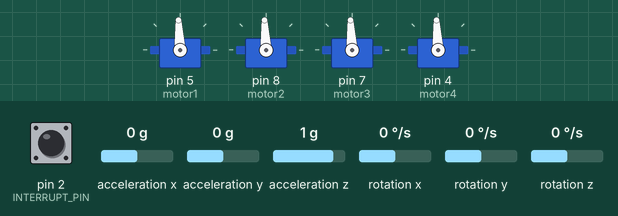
A sketch run on a simulated Arduino Uno, built with avr-gcc and run on an emulated ATmega328P. Parts: 4 × servo. The inputs (shaded band) are chosen by the test bench; at power-on: rotation z 0 °/s, acceleration x 0 g, acceleration z 1 g, acceleration y 0 g, pin 2 (INTERRUPT_PIN) LOW, rotation x 0 °/s, rotation y 0 °/s. The sensor or clock chip raises its interrupt line as the real part does; no radio packets arrive unless stated; what the sketch prints to the serial monitor is not drawn.

Above: at 6.7 s.
6.8 s: rotation z set to -192 °/s
At 6.97 s:
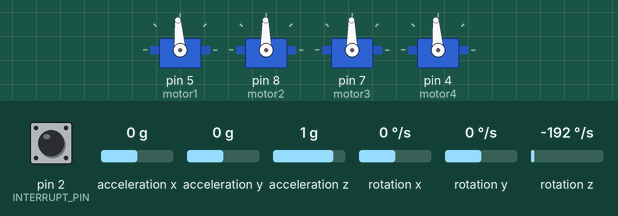
9.8 s: acceleration x set to -1.4 g
At 10.13 s:
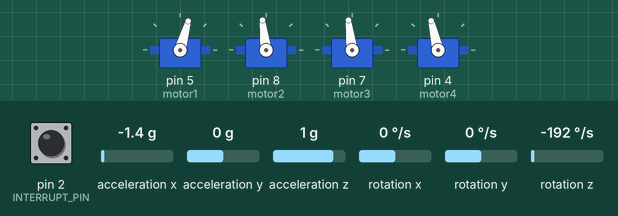
12.8 s: acceleration z set to 0 g
At 14.08 s:
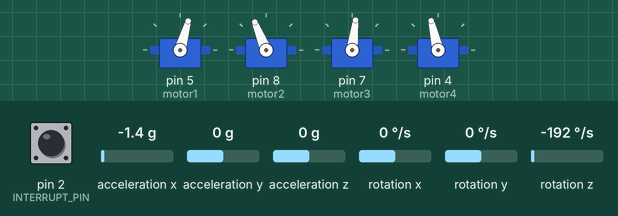
15.8 s: acceleration y set to -1.4 g
At 17.2 s:
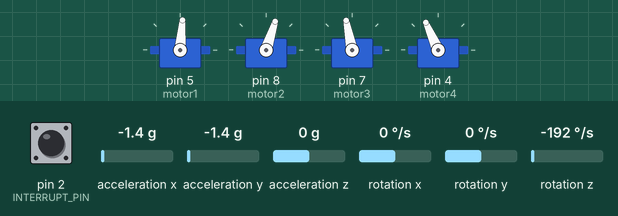
18.8 s: acceleration z set to -1.4 g
21.8 s: acceleration x set to -0.8 g
Timing chart, 0 to 25.8 s (numbered marks = the images above; inputs shaded):
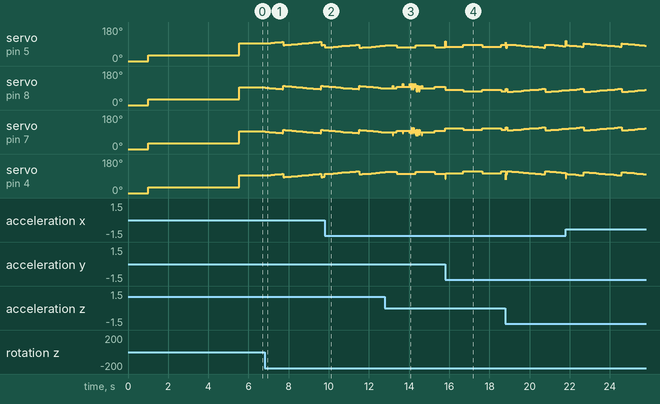

Measured:
- after the input at 6.8 s, servo on pin 5 (motor1), servo on pin 4 (motor4): ramps from 84° to 101° and jumps back, once every 1.9 s; servo on pin 8 (motor2), servo on pin 7 (motor3): ramps from 101° to 84° and jumps back, once every 1.9 s

The sketch:

codigo.ino
```cpp
#include "I2Cdev.h"
#include <Servo.h>
#include <SoftwareSerial.h>
#include <SPI.h>
#include "RF24.h"
#include "MPU6050_6Axis_MotionApps20.h"
#if I2CDEV_IMPLEMENTATION == I2CDEV_ARDUINO_WIRE
    #include "Wire.h"
#endif
//we need this to see nrf24l01 configuration in serial
#include "printf.h"


//end of libraries ###############################################

MPU6050 mpu;

SoftwareSerial BT(6,3); // RX | TX
int bArr=0, bAb=0, bIz=0, bDe=0, bTr=0, bCi=0, bCr=0, bCu=0, bSe=0, bSt=0;
int count = 0, filtroBtn=1;
boolean start=false, analizo=false;

float x_rotation, y_rotation, z_rotation;
Servo motor1;
Servo motor2;
Servo motor3;
Servo motor4;
bool first_loop = true;
//radio
RF24 radio(9,10);
uint8_t data[6];
const uint64_t pipe = 0xE8E8F0F0E1LL;
long last_received;
int controll_number = 159;

//values = 5.2, 0.02, 1500
//variables for movement and positions ###########################################
//for my quadcopter this are the best settings for pid
float x_kp = 8, x_ki = 0.0045, x_kd = 2000; //values for PID X axis
//float x_kp = 5.2, x_ki = 0.02, x_kd = 1100; //values for PID X axis
int max_pid = 300;
float x_p_out, x_i_out, x_d_out, x_output; //outputs for PID
float x_now, x_lasttime = 0, x_timechange;
float x_input, x_lastinput = 0, x_setpoint = 0;
float x_error, x_errorsum = 0, x_d_error, x_lasterror;


//values = 5.2, 0.02, 1500
float y_kp = 8, y_ki = 0.0045, y_kd = 2000; //values for PID Y axis
float y_p_out, y_i_out, y_d_out, y_output; //outputs for PID
float y_now, y_lasttime = 0, y_timechange;
float y_input, y_lastinput = 0, y_setpoint = 0;
float y_error, y_errorsum = 0, y_d_error, y_lasterror;

float z_kp = 0.5, z_ki = 0, z_kd = 0; //values for PID Z axis
float z_p_out, z_i_out, z_d_out, z_output; //outputs for PID
float z_now, z_lasttime = 0, z_timechange;
float z_input, z_lastinput = 0, z_setpoint = 0;
float z_error, z_errorsum = 0, z_d_error, z_lasterror;


//set it to 0 and see on serial port what is the value for x and y rotation, use only if
//your flightcontroller board is not perfevtly leveled. If your board is perfectly leveled set it to 0
float x_level_error = 0;
float y_level_error = 0;


#define INTERRUPT_PIN 2  // use pin 2 on Arduino Uno & most boards
int motor1_power;
int motor2_power;
int motor3_power;
int motor4_power;

float allmotors_power = 1500;


// MPU control/status vars
bool dmpReady = false;  // set true if DMP init was successful
uint8_t mpuIntStatus;   // holds actual interrupt status byte from MPU
uint8_t devStatus;      // return status after each device operation (0 = success, !0 = error)
uint16_t packetSize;    // expected DMP packet size (default is 42 bytes)
uint16_t fifoCount;     // count of all bytes currently in FIFO
uint8_t fifoBuffer[64]; // FIFO storage buffer

// orientation/motion vars
Quaternion q;           // [w, x, y, z]         quaternion container

VectorFloat gravity;    // [x, y, z]            gravity vector

float rotation[3];           // [yaw, pitch, roll]   yaw/pitch/roll container and gravity vector
int safe_lock = 1;


volatile bool mpuInterrupt = false;     // indicates whether MPU interrupt pin has gone high
void dmpDataReady() {
    mpuInterrupt = true;
}


void setup() {
    // join I2C bus (I2Cdev library doesn't do this automatically)
    #if I2CDEV_IMPLEMENTATION == I2CDEV_ARDUINO_WIRE
        Wire.begin();
        Wire.setClock(400000); // 400kHz I2C clock. Comment this line if having compilation difficulties
    #elif I2CDEV_IMPLEMENTATION == I2CDEV_BUILTIN_FASTWIRE
        Fastwire::setup(400, true);
    #endif

    printf_begin();

    Serial.begin(115200);
    BT.begin(9600);

    motor1.attach(5);
    motor2.attach(8);
    motor3.attach(7);
    motor4.attach(4);

    arm();

    Serial.println("Initializing I2C devices...");
    mpu.initialize();
    pinMode(INTERRUPT_PIN, INPUT);

    // verify connection
    Serial.println("Testing device connections...");
    Serial.println(mpu.testConnection() ? "MPU6050 connection successful" : "MPU6050 connection failed");
    //bmp.begin();
    radio.begin();
    delay(1000);
    radio.setDataRate(RF24_250KBPS);
    radio.setPALevel(RF24_PA_MAX);

    radio.openReadingPipe(1,pipe);
    radio.startListening();


    // load and configure the DMP
    Serial.println("Initializing DMP...");
    devStatus = mpu.dmpInitialize();

    // gyro offsets here
    mpu.setXGyroOffset(-18);
    mpu.setYGyroOffset(4);
    mpu.setZGyroOffset(7);
    mpu.setZAccelOffset(1645);
    mpu.setYAccelOffset(905);
    mpu.setXAccelOffset(2935);

    // make sure it worked (returns 0 if so)
    if (devStatus == 0) {

        Serial.println("Enabling DMP...");
        mpu.setDMPEnabled(true);

        attachInterrupt(digitalPinToInterrupt(INTERRUPT_PIN), dmpDataReady, RISING);
        mpuIntStatus = mpu.getIntStatus();


        dmpReady = true;

        packetSize = mpu.dmpGetFIFOPacketSize();
    } else {
        // ERROR!
        // 1 = initial memory load failed
        // 2 = DMP configuration updates failed
        // (if it's going to break, usually the code will be 1)
        Serial.print("DMP Initialization failed (code ");
        Serial.print(devStatus);
        Serial.println(")");
    }


    pinMode(A0, INPUT);
    pinMode(A1, INPUT);
    digitalWrite(A0, LOW);


    radio.printDetails();

    Serial.print("Fin del Setup!!!");
}

void arm() {           //Función de armado
  motor1.write(0);
  motor2.write(0);
  motor3.write(0);
  motor4.write(0);
  delay(1000);
  motor1.write(30);
  motor2.write(30);
  motor3.write(30);
  motor4.write(30);
  delay(3000);

}


void loop() {

  //Read from bluetooth and write to usb serial
  if(BT.available()>0)
  {
    char toSend = (char)BT.read();
    LeoBoton(toSend);
  }

  while (!mpuInterrupt && fifoCount < packetSize) {

  }

  // reset interrupt flag and get INT_STATUS byte
  mpuInterrupt = false;
  mpuIntStatus = mpu.getIntStatus();

  // get current FIFO count
  fifoCount = mpu.getFIFOCount();

  // check for overflow (this should never happen unless our code is too inefficient)
  if ((mpuIntStatus & 0x10) || fifoCount == 1024) {

  // otherwise, check for DMP data ready interrupt (this should happen frequently)
  } else if (mpuIntStatus & 0x02) {
    // wait for correct available data length, should be a VERY short wait
    while (fifoCount < packetSize)
      fifoCount = mpu.getFIFOCount();

    // read a packet from FIFO
    mpu.getFIFOBytes(fifoBuffer, packetSize);

    // track FIFO count here in case there is > 1 packet available
    // (this lets us immediately read more without waiting for an interrupt)
    fifoCount -= packetSize;

    if(safe_lock == 1){

      mpu.dmpGetQuaternion(&q, fifoBuffer);
      mpu.dmpGetGravity(&gravity, &q);
      mpu.dmpGetYawPitchRoll(rotation, &q, &gravity);

      x_rotation = rotation[1] * 180/M_PI - x_level_error;    // PITCH
      y_rotation = rotation[2] * 180/M_PI - y_level_error;    // ROLL
      z_rotation = rotation[0] * 180/M_PI;                    // YAW

      if(first_loop == true){
        z_setpoint = z_rotation;
        //  current_altitude = bmp.readAltitude();
        //set_altitude = current_altitude;
        first_loop = false;
      }

      motor1_power = allmotors_power;
      motor2_power = allmotors_power;
      motor3_power = allmotors_power;
      motor4_power = allmotors_power;

      if(allmotors_power > 2500){
        allmotors_power = 2500;
      }

      x_output = calculatePID(0, x_rotation);
      y_output = calculatePID(1, y_rotation);
      z_output = calculatePID(2, z_rotation);

      motor1_power -= x_output/2; ///2
      motor1_power -= z_output;
      motor4_power += x_output/2; //2
      motor4_power -= z_output;

      motor2_power -= y_output/2; //2
      motor2_power += z_output;
      motor3_power += y_output/2; //2
      motor3_power += z_output;

//      Serial.print("T: ");Serial.print(millis());
//      Serial.print(",   X: ");Serial.print(x_rotation);
//      //Serial.print(",  Y: ");Serial.print(y_rotation);
//      Serial.print(",  Xo: ");Serial.print(x_output);
//      //Serial.print(",  Yo: ");Serial.print(y_output);
//      Serial.print(",  M1: "); Serial.print(motor1_power);
//      Serial.print(",  M4: "); Serial.print(motor4_power);
//      //Serial.print(",  M2: "); Serial.print(motor2_power);
//      //Serial.print(",  M3: "); Serial.print(motor3_power);
//      Serial.println("");

//      Serial.print("Kp: ");Serial.print(x_kp);
//      Serial.print(",  Xo: ");Serial.print(x_output);
//      Serial.print(",  M1: "); Serial.print(motor1_power);
//      Serial.print(",  M4: "); Serial.print(motor4_power);
//      Serial.println("");

      motor1.writeMicroseconds(motor1_power);
      motor4.writeMicroseconds(motor4_power);
      motor2.writeMicroseconds(motor2_power);
      motor3.writeMicroseconds(motor3_power);
      mpu.resetFIFO();

    }else{
      motor1.write(0);
      motor2.write(0);
      motor3.write(0);
      motor4.write(0);
    }
  }
}


float calculatePID(int _axis, float _angel){

  // X AXIS
  if(_axis == 0){
    x_now = millis();
    x_timechange = x_now - x_lasttime;
    x_error = x_setpoint - _angel;
    x_p_out = (x_kp * x_error);

    x_errorsum = (x_errorsum + x_error);
    if(x_errorsum > 1023){
      x_errorsum = 1023;
    }
    if(x_errorsum < -1023){
      x_errorsum = -1023;
    }
    x_i_out = x_ki * x_errorsum;

    x_d_error = (x_error - x_lasterror) / x_timechange;
    x_d_out = x_kd * x_d_error;
    x_lasterror = x_error;
    x_output = x_p_out + x_i_out + x_d_out;

    if(x_output > max_pid){
      x_output = max_pid;
    }else if(x_output < -(max_pid)){
      x_output = -(max_pid);
    }
    x_lasttime = millis();

    return x_output;
  }

  // Y AXIS
  else if(_axis == 1){
    y_now = millis();
    y_timechange = y_now - y_lasttime;
    y_error = y_setpoint - _angel;
    y_p_out = (y_kp * y_error);

    y_errorsum = (y_errorsum + y_error);
    if(y_errorsum > 1023){
      y_errorsum = 1023;
    }
    if(y_errorsum < -1023){
      y_errorsum = -1023;
    }
    y_i_out = y_ki * y_errorsum;
    y_d_error = (y_error - y_lasterror) / y_timechange;
    y_d_out = y_kd * y_d_error;
    y_lasterror = y_error;
    y_output = y_p_out + y_i_out + y_d_out;

    if(y_output > max_pid){
      y_output = max_pid;
    }else if(y_output < -(max_pid)){
      y_output = -(max_pid);
    }
    y_lasttime = millis();

    return y_output;

             // ALTITUDE
      // } else if(_axis == 2){
      //           return (set_altitude - current_altitude) * 20;
  }

  else if(_axis == 2){
    z_now = millis();
    z_timechange = z_now - z_lasttime;
    z_error = z_setpoint - _angel;
    z_p_out = (z_kp * z_error);

    z_errorsum = (z_errorsum + z_error);
    if(z_errorsum > 1023){
      z_errorsum = 1023;
    }
    if(z_errorsum < -1023){
      z_errorsum = -1023;
    }
    z_i_out = z_ki * z_errorsum;
    z_d_error = (z_error - z_lasterror) / z_timechange;
    z_d_out = z_kd * y_d_error;
    z_lasterror = y_error;
    z_output = z_p_out + z_i_out + z_d_out;

    if(z_output > max_pid){
      z_output = max_pid;
    }else if(z_output < -(max_pid)){
      z_output = -(max_pid);
    }
    z_lasttime = millis();

    return z_output;

      // ALTITUDE
      // } else if(_axis == 2){
      //           return (set_altitude - current_altitude) * 20;
    } else{
      return 0;
    }

}

void LeoBoton(char boton){


  switch(boton){
    case '1':  //arriba
      if(bArr == filtroBtn){
        //Serial.println("Arriba");
        allmotors_power += 20;
        ResetCount();
      }else{
        bArr ++;
      }
    break;

    case '2':  //abajo
      if(bAb == filtroBtn){
        //Serial.println("Abajo");
        allmotors_power -= 20;
        ResetCount();
      }else{
        bAb ++;
      }
    break;

   case '3':  //izq
      if(bIz == filtroBtn){
        //Serial.println("Izquierda");
        ResetCount();
      }else{
        bIz ++;
      }
    break;

   case '4':  //der
      if(bDe == filtroBtn){
        //Serial.println("Derecha");
        ResetCount();
      }else{
        bDe ++;
      }
    break;

  case '5':  //select
     if(bSe == filtroBtn){

        ResetCount();
      }else{
        bSe ++;
      }
    break;

   case '6':  //start
    if(bSt == filtroBtn){

        allmotors_power = 1400;
        ResetCount();
      }else{
        bSt ++;
      }
    break;

    case '7':  //Triangulo
      if(bTr == filtroBtn){
        z_kp += 0.5;
        ResetCount();
      }else{
        bTr ++;
      }
      break;

    case '8':  //cuadrado
      if(bCu == filtroBtn){
        //y_kp -= 1;
        ResetCount();
      }else{
        bCu ++;
      }
      break;

    case '9':  //cruz
      if(bCr == filtroBtn){
        z_kp -= 0.5;
        ResetCount();
      }else{
        bCr ++;
      }
      break;

    case 'A':  //circulo
      if(bCi == filtroBtn){
        //y_kp += 1;
        ResetCount();
      }else{
        bCi ++;
      }
      break;


  } // fin switch

}

void ResetCount(void){
  bArr=bAb=bIz=bDe=bTr=bCi=bCr=bCu,bSe,bSt=0;
}
```

printf.h
```cpp
// (licence header left out)
/**
 * @file printf.h
 *
 * Setup necessary to direct stdout to the Arduino Serial library, which
 * enables 'printf'
 */

#ifndef __PRINTF_H__
#define __PRINTF_H__

#ifdef ARDUINO

int serial_putc( char c, FILE * )
{
  Serial.write( c );

  return c;
}

void printf_begin(void)
{
  fdevopen( &serial_putc, 0 );
}

#else
#error This example is only for use on Arduino.
#endif // ARDUINO

#endif // __PRINTF_H__
```
